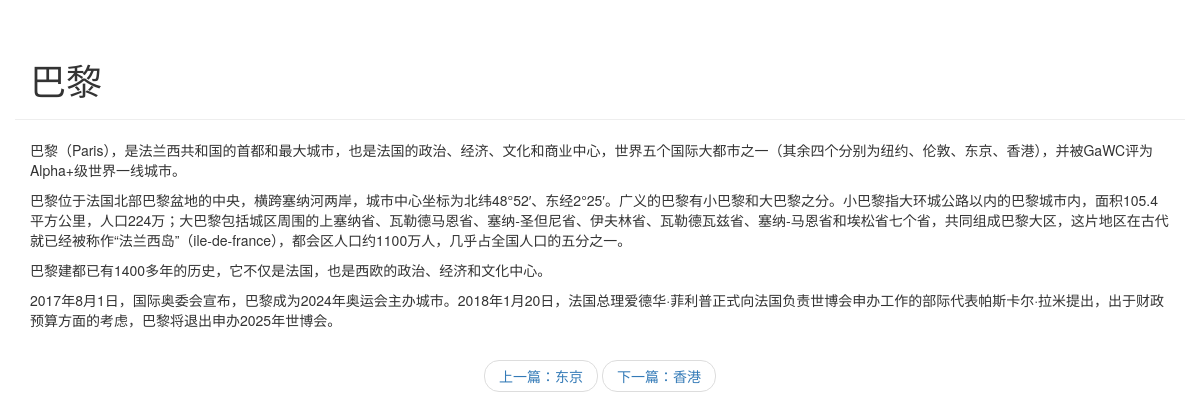
Screenshot of /blog/detail/4 with the database file from the repository.
### blog/models.py (models this page shows, shortened)
class Article(models.Model):
    article_id = models.AutoField(primary_key=True)  #文章的唯一ID
    title = models.TextField() #文章的标题
    brief_content = models.TextField()  #文章的简要
    content = models.TextField()  #文章的主要内容
    publish_date =  models.DateTimeField(auto_now=True)  #文章的发布日期

### blog/views.py (the view)
# urls.py: path('detail/<int:article_id>', blog.views.get_detail_page),
def get_detail_page(request, article_id):
    all_articles = Article.objects.all()
    curr_article = None
    previous_index = 0
    next_index = 0
    previous_article = None
    next_article = None
    for index, article in enumerate(all_articles):
        if index == 0:
            previous_index = 0
            next_index = index + 1
        elif index == len(all_articles) - 1:
            previous_index = index - 1
            next_index = index
        else:
            previous_index = index -1
            next_index = index + 1
        if article.article_id == article_id:
            curr_article = article
            previous_article = all_articles[previous_index]
            next_article = all_articles[next_index]
            break
    section_list = curr_article.content.split('\n')
    return render(request, 'blog/detail.html',
                  {
                      'curr_article': curr_article,
                      'section_list': section_list,
                      'previous_article': previous_article,
                      'next_article': next_article,
                  })

### blog/templates/blog/detail.html (shortened to what this page needs)
<!DOCTYPE html>
<html lang="en">
<head>
    <link rel="stylesheet" href="https://cdn.jsdelivr.net/npm/bootstrap@3.3.7/dist/css/bootstrap.min.css">
</head>
<body>
<div class="container page-header">
    <h1>{{ curr_article.title }}</h1>
</div>
<div class="container body-main">
    <div>
        {% for section in section_list %}
        <p>{{ section }}</p>
        {% endfor %}
    </div>
</div>
<div>
    <nav aria-label="...">
  <ul class="pager">
    <li><a href="/blog/detail/{{ previous_article.article_id }}">上一篇：{{ previous_article.title }}</a></li>
    <li><a href="/blog/detail/{{ next_article.article_id }}">下一篇：{{ next_article.title }}</a></li>
  </ul>
</nav>
</div>
</body>
</html>

### rows the page displays
Article: title "巴黎"
Article: title "东京"
Article: title "香港"

### other values shown
{{ section }} "巴黎（Paris），是法兰西共和国的首都和最大城市，也是法国的政治、经济、文化和商业中心，世界五个国际大都市之一（其余四个分别为纽约、伦敦、东京、香港），并被GaWC评为Alpha+级世界一线城市。" "巴黎建都已有1400多年的历史，它不仅是法国，也是西欧的政治、经济和文化中心。" "2017年8月1日，国际奥委会宣布，巴黎成为2024年奥运会主办城市。2018年1月20日，法国总理爱德华·菲利普正式向法国负责世博会申办工作的部际代表帕斯卡尔·拉米提出，出于财政预算方面的考虑，巴黎将退出申办2025年世博会。"
